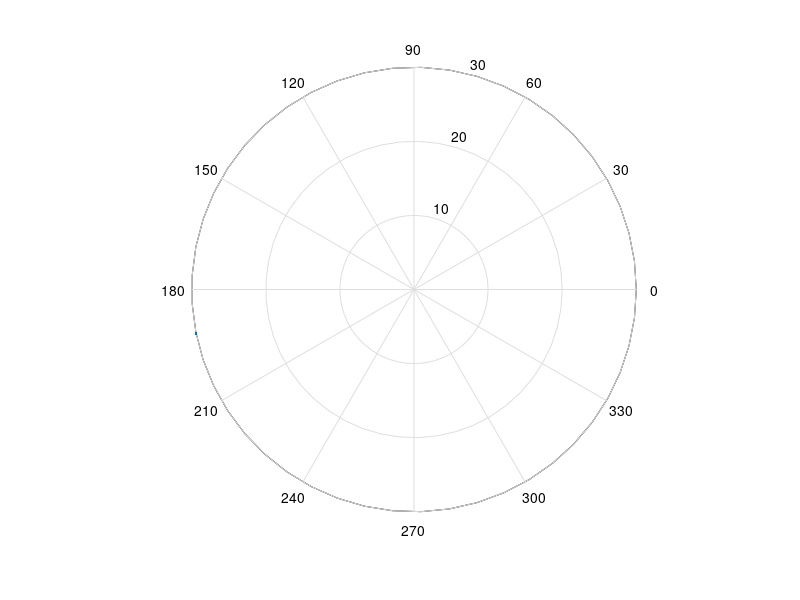

MATLAB code for this plot: (Note: this script raises an error after producing the figure.)
function module6_GaincirclesExample
clear all;
clc;

%We are designing the appropriate IMN and OMN
%To get TPG=14.1dB at 1.5 GHz

sparams.s11 = polar(0.8, 120);
sparams.s12 = polar(0.02, 62);
sparams.s21 = polar(4.0, 60);
sparams.s22 = polar(0.2, -30);

Zo = 50;
freq = 1.5E6;

%first check stability
disp("First Check Stability\n");
Kvals = Kdisp(sparams);
disp("\nThen check MAG to ensure 14.1dB is possible\n");

MAG(sparams);
gaindb = 14.1;
desiredGain = 10^(gaindb/10)

gainCircle = availableGain(sparams, desiredGain)

printImag(gainCircle.CA);
plotStabilityCircle(gainCircle.CA,gainCircle.rA);

%choose a value of gammaS
%The point closest to the origin is the easiest to compute:
gammaS = (abs(gainCircle.CA) - gainCircle.rA) * (gainCircle.CA)/ abs(gainCircle.CA)
printImag(gammaS);

%Choose a value of gammaL 
gammaOut = sparams.s22 + (sparams.s12*sparams.s21*gammaS)/(1-sparams.s11*gammaS);
gammaL = conj(gammaOut);
%check your answer
maxGainSonly(sparams, gammaS, conj(gammaOut));

%design input output impedance matches
Zs = reflToZ(gammaS, Zo)
ZL = reflToZ(gammaL, Zo)

%stub line input matching network problem

endfunction 